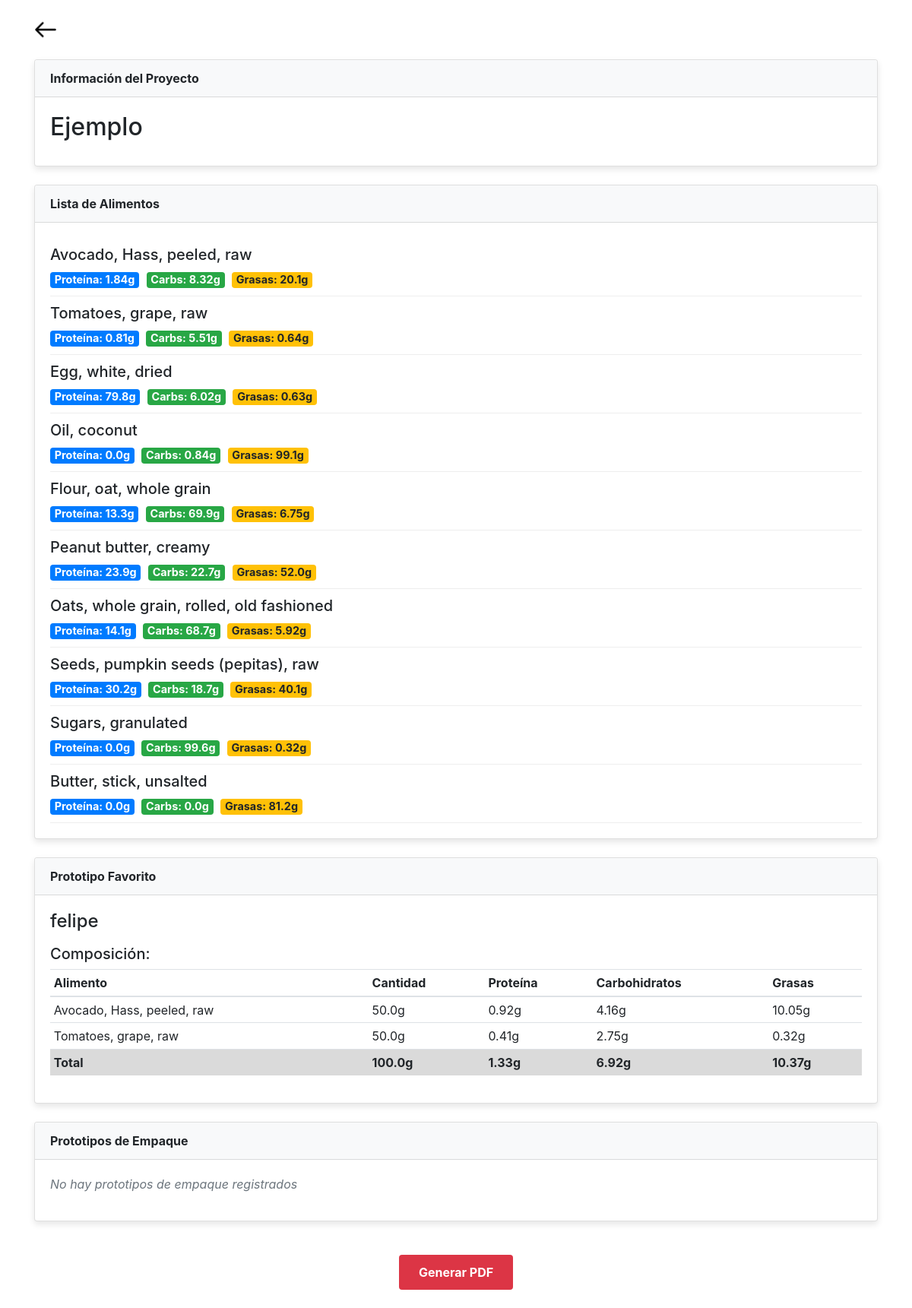
/funciones/resumen/?id=1 (signed in), run on the app's committed database.
### modelo/models.py (models this page shows, shortened)
class BaseModel(Base):
    __abstract__ = True
    __allow_unmapped__ = True

class Project(BaseModel):
    __tablename__ = 'projects'
    id = Column(Integer, primary_key=True)
    idea_inicial = Column(String)
    requisitos_iniciales = Column(String)
    claves_iniciales = Column(String)
    empatizar1 = Column(String, default="")  # Entrevistas 10 usuarios
    empatizar2 = Column(String, default="")  # Visitar 10 lugares
    name = Column(String)
    description = Column(String)
    responsable = Column(String)
    start_date = Column(Date)
    end_date = Column(Date)
    status = Column(String)
    user_name = Column(Integer, ForeignKey('users.name'))
    user = relationship("User", back_populates="projects")
    phases = relationship("Phase", back_populates="project")
    simulacion_produccion = relationship("SimulacionProduccion", back_populates="project",  cascade="all, delete-orphan", uselist=False)
    parametros_sustentables = relationship("ParametrosSustentables", back_populates="project",  cascade="all, delete-orphan", uselist=False)
    costos = relationship("Costos", back_populates="project",  cascade="all, delete-orphan", uselist=False)
    prototypes: Mapped[List["Prototype"]] = relationship(back_populates="project")
    empaques: Mapped[List["Empaque"]] = relationship(back_populates="project")
    evaluaciones_avances: Mapped[List["EvaluacionAvance"]] = relationship(back_populates="project")
    tests_sensoriales: Mapped[List["Test_Sensorial"]] = relationship(back_populates="project")
    foods = relationship("Food", secondary="food_projects", back_populates="projects",cascade="all, delete")

class Food(BaseModel):
    __tablename__ = 'foods'
    id = Column(Integer, primary_key=True, autoincrement=True)
    number = Column(Integer, nullable=False, default=-1)  # Número identificador del alimento
    food_description = Column(String)
    grams = Column(Float, nullable=False, default=0.0)
    precio = Column(Float, nullable=False, default=0.0)  # Precio en dolares
    energy_kcal = Column(Float, nullable=False, default=0.0)  # Energía en kilocalorías
    projects = relationship("Project", secondary="food_projects", back_populates="foods")
    protein = Column(Float, nullable=False, default=0.0)  # Proteína en gramos
    carbohydrates = Column(Float, nullable=False, default=0.0)  # Carbohidratos en gramos
    sugars = Column(Float, nullable=False, default=0.0)  # Azúcares totales en gramos
    fiber = Column(Float, nullable=False, default=0.0)  # Fibra dietética total en gramos
    total_fat = Column(Float, nullable=False, default=0.0)  # Grasa total en gramos
    saturated_fat = Column(Float, nullable=False, default=0.0)  # Ácidos grasos saturados en gramos
    monounsaturated_fat = Column(Float, nullable=False, default=0.0)  # Ácidos grasos monoinsaturados en gramos
    polyunsaturated_fat = Column(Float, nullable=False, default=0.0)  # Ácidos grasos poliinsaturados en gramos
    trans_fat = Column(Float, nullable=False, default=0.0)  # Grasas trans
    cholesterol = Column(Float, nullable=False, default=0.0)  # Colesterol en miligramos
    sodium = Column(Float, nullable=False, default=0.0)  # Sodio en miligramos
    water = Column(Float, nullable=False, default=0.0)  # Agua en gramos
    potassium = Column(Float, nullable=False, default=0.0)  # Potasio en miligramos
    calcium = Column(Float, nullable=False, default=0.0)  # Calcio en miligramos
    iron = Column(Float, nullable=False, default=0.0)  # Calcio en miligramos

class Prototype(BaseModel):
    __tablename__ = 'prototypes'
    id = Column(Integer, primary_key=True)
    name = Column(String)
    version = Column(String)
    complexity = Column(String)
    composition = Column(String)
    cost = Column(Float)
    validation = Column(String)
    peso_inicial = Column(Float, nullable=False, default=0.0)  # Precio en dolares
    peso_final = Column(Float, nullable=False, default=0.0)  # Precio en dolares
    is_favourite = Column(Boolean, default=False)
    valores_nutricionales = relationship("ValoresNutricionales", back_populates="prototype",  cascade="all, delete-orphan", uselist=False)
    project_id: Mapped[int] = mapped_column(ForeignKey("projects.id"))
    project: Mapped["Project"] = relationship(back_populates="prototypes")
    food_prototypes = relationship('FoodPrototype', back_populates='prototype', cascade='all, delete-orphan')

class FoodPrototype(BaseModel):
    __tablename__ = 'food_prototypes'
    id = Column(Integer, primary_key=True)
    food_id = Column('food_id', Integer, ForeignKey('foods.id', ondelete="CASCADE"))
    prototype_id = Column('prototype_id', Integer, ForeignKey('prototypes.id', ondelete="CASCADE"))
    cantidad = Column(Float, nullable=False, default=0)
    food_description = Column(String)
    prototype = relationship('Prototype', back_populates='food_prototypes')
    food = relationship("Food")

### aplicacion/funciones/resumen.py (the view)
@resumen_bp.route('/', methods=["POST", "GET"])
@login_required
def a():
    projectID = request.args.get('id')
    if(projectID):
        session['project_id'] = projectID
    project = Session.query(Project).filter(Project.id == session['project_id']).first()
    comidas=""
    for p in project.foods:
       comidas+= "\t"+ p.food_description + "\n"
    resumen=""
    if project.name:
        resumen+="Nombre: "+ project.name
    if project.description:
        resumen+= "\n Decripción: " + project.description+ "\n Ingredientes: \n"+comidas
    if project.prototypes:
        for pro in project.prototypes:
            if pro.is_favourite==True:
                if pro.name:
                    resumen+="\n Prototipo Favorito: " + pro.name
                for i in pro.food_prototypes:
                    resumen+= "\t"+ i.food_description + "cantidad: "+ str(i.cantidad) + "\n"
    for p in project.prototypes:
        if p.is_favourite == True:
            return render_template("funciones/resumen.html", project = project, favorite_prototype=p)
    return render_template("funciones/resumen.html", project = project)

### app.py (called while the page is built)
@login_manager.user_loader
def load_user(user_id):
    user = Session.query(User).filter_by(id=user_id).first()
    return user

### aplicacion/templates/funciones/resumen.html (shortened to what this page needs)
<!DOCTYPE html>
<html lang="es">
<head>
    <link href="https://stackpath.bootstrapcdn.com/bootstrap/4.5.2/css/bootstrap.min.css" rel="stylesheet">
</head>
<body>
    <div class="container py-4">
        <div class="row mb-4">
            <div class="col-1">
                <a href="/funciones" class="border-0 bg-transparent">
                    <img src="{{ url_for('static', filename='img/back-icon.png') }}" alt="Volver" style="width: 30px; height: 30px;">
                </a>
            </div>
        </div>
        <div class="card mb-4">
            <div class="card-header">Información del Proyecto</div>
            <div class="card-body">
                {% if project and project.name %}
                    <h2 class="card-title">{{ project.name }}</h2>
                {% else %}
                    <p class="empty-state">No hay nombre de proyecto definido</p>
                {% endif %}
            </div>
        </div>
        <div class="card mb-4">
            <div class="card-header">Lista de Alimentos</div>
            <div class="card-body">
                {% if project.foods %}
                    <div class="list-group">
                        {% for food in project.foods %}
                            <div class="food-item">
                                <h5>{{ food.food_description }}</h5>
                                <div>
                                    <span class="badge badge-primary nutrient-badge">Proteína: {{ food.protein }}g</span>
                                    <span class="badge badge-success nutrient-badge">Carbs: {{ food.carbohydrates }}g</span>
                                    <span class="badge badge-warning nutrient-badge">Grasas: {{ food.total_fat }}g</span>
                                </div>
                            </div>
                        {% endfor %}
                    </div>
                {% else %}
                    <p class="empty-state">No se han agregado alimentos al proyecto</p>
                {% endif %}
            </div>
        </div>
        <div class="card mb-4">
            <div class="card-header">Prototipo Favorito</div>
            <div class="card-body">
                {% if favorite_prototype %}
                    <h4>{{ favorite_prototype.name }}</h4>
                    <h5 class="mt-3">Composición:</h5>
                    <table class="table table-sm">
                        <thead>
                            <tr>
                                <th>Alimento</th>
                                <th>Cantidad</th>
                                <th>Proteína</th>
                                <th>Carbohidratos</th>
                                <th>Grasas</th>
                            </tr>
                        </thead>
                        {% set totals = {'quantity': 0, 'protein': 0, 'carbs': 0, 'fats': 0} %}
                    <tbody>
                        {% for item in favorite_prototype.food_prototypes %}
                            {% set protein_real = (item.food.protein * item.cantidad) / 100 %}
                            {% set carbs_real = (item.food.carbohydrates * item.cantidad) / 100 %}
                            {% set fats_real = (item.food.total_fat * item.cantidad) / 100 %}
                            <tr>
                                <td>{{ item.food_description }}</td>
                                <td>{{ item.cantidad }}g</td>
                                <td>{{ protein_real | round(2) }}g</td>
                                <td>{{ carbs_real | round(2) }}g</td>
                                <td>{{ fats_real | round(2) }}g</td>
                            </tr>
                        {% endfor %}
                    </tbody>
                    <tfoot>
                        <tr class="table-active">
                            <th>Total</th>
                            <th>{{ totals.quantity }}g</th>
                            <th>{{ totals.protein | round(2) }}g</th>
                            <th>{{ totals.carbs | round(2) }}g</th>
                            <th>{{ totals.fats | round(2) }}g</th>
                        </tr>
                    </tfoot>
                    </table>
                {% else %}
                    <p class="empty-state">No se ha seleccionado un prototipo favorito</p>
                {% endif %}
            </div>
        </div>
        <div class="card mb-4">
            <div class="card-header">Prototipos de Empaque</div>
            <div class="card-body">
                {% if packaging_prototypes and packaging_prototypes|length > 0 %}
                    <div class="row">
                        {% for packaging in packaging_prototypes %}
                            <div class="col-md-4 mb-3">
                                <div class="card">
                                    {% if packaging.image_url %}
                                        <img src="{{ packaging.image_url }}" class="card-img-top packaging-img" alt="Prototipo de empaque">
                                    {% else %}
                                        <div class="text-center py-4 empty-state">Sin imagen</div>
                                    {% endif %}
                                    <div class="card-body">
                                        <h5 class="card-title">
                                            {% if packaging.name %}
                                                {{ packaging.name }}
                                            {% else %}
                                                Prototipo {{ loop.index }}
                                            {% endif %}
                                        </h5>
                                        {% if packaging.description %}
                                            <p class="card-text">{{ packaging.description }}</p>
                                        {% endif %}
                                    </div>
                                </div>
                            </div>
                        {% endfor %}
                    </div>
                {% else %}
                    <p class="empty-state">No hay prototipos de empaque registrados</p>
                {% endif %}
            </div>
        </div>
        <div class="text-center">
            <form action="/funciones/resumen/pdf" method="post">
                <button type="submit" class="btn btn-generate-pdf">Generar PDF</button>
            </form>
        </div>
    </div>
</body>
</html>

### aplicacion/templates/funciones/resumen.html (style rules this page uses)
.card { margin-bottom: 20px; box-shadow: 0 4px 8px rgba(0,0,0,0.1); }
.card-header { background-color: #f8f9fa; font-weight: bold; }
.nutrient-badge { font-size: 0.9rem; margin-right: 5px; }
.food-item { border-bottom: 1px solid #eee; padding: 10px 0; }
.btn-generate-pdf { background-color: #dc3545; color: white; padding: 10px 25px; font-weight: bold; margin-top: 20px; }
.empty-state { color: #6c757d; font-style: italic; }

### data on the page
Project: name "Ejemplo"
Food: food_description "Avocado, Hass, peeled, raw", protein "1.84", carbohydrates "8.32", total_fat "20.1"
Food: food_description "Tomatoes, grape, raw", protein "0.81", carbohydrates "5.51", total_fat "0.64"
Food: food_description "Egg, white, dried", protein "79.8", carbohydrates "6.02", total_fat "0.63"
Food: food_description "Oil, coconut", protein "0.0", carbohydrates "0.84", total_fat "99.1"
Food: food_description "Flour, oat, whole grain", protein "13.3", carbohydrates "69.9", total_fat "6.75"
Food: food_description "Peanut butter, creamy", protein "23.9", carbohydrates "22.7", total_fat "52.0"
Food: food_description "Oats, whole grain, rolled, old fashioned", protein "14.1", carbohydrates "68.7", total_fat "5.92"
Food: food_description "Seeds, pumpkin seeds (pepitas), raw", protein "30.2", carbohydrates "18.7", total_fat "40.1"
Food: food_description "Sugars, granulated", protein "0.0", carbohydrates "99.6", total_fat "0.32"
Food: food_description "Butter, stick, unsalted", protein "0.0", carbohydrates "0.0", total_fat "81.2"
Prototype: name "felipe"
FoodPrototype: food_description "Avocado, Hass, peeled, raw", cantidad "50.0", protein_real "0.92", carbs_real "4.16", fats_real "10.05"
FoodPrototype: food_description "Tomatoes, grape, raw", cantidad "50.0", protein_real "0.41", carbs_real "2.75", fats_real "0.32"

### other printed values
{{ totals.quantity }} "100.0"
{{ totals.protein | round(2) }} "1.33"
{{ totals.carbs | round(2) }} "6.92"
{{ totals.fats | round(2) }} "10.37"
